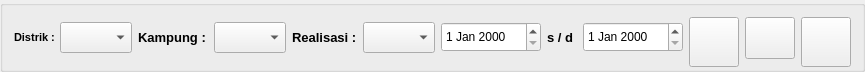
        <widget class="QGroupBox" name="groupBox">
         <property name="minimumSize">
          <size>
           <width>829</width>
           <height>72</height>
          </size>
         </property>
         <property name="maximumSize">
          <size>
           <width>1521</width>
           <height>51</height>
          </size>
         </property>
         <property name="title">
          <string/>
         </property>
         <layout class="QHBoxLayout" name="horizontalLayout">
          <item>
           <widget class="QLabel" name="label">
            <property name="minimumSize">
             <size>
              <width>40</width>
              <height>31</height>
             </size>
            </property>
            <property name="maximumSize">
             <size>
              <width>40</width>
              <height>31</height>
             </size>
            </property>
            <property name="font">
             <font>
              <pointsize>8</pointsize>
              <weight>75</weight>
              <bold>true</bold>
             </font>
            </property>
            <property name="text">
             <string>Distrik :</string>
            </property>
           </widget>
          </item>
          <item>
           <widget class="QComboBox" name="comboBox">
            <property name="minimumSize">
             <size>
              <width>0</width>
              <height>31</height>
             </size>
            </property>
           </widget>
          </item>
          <item>
           <widget class="QLabel" name="label_namaKampung">
            <property name="minimumSize">
             <size>
              <width>70</width>
              <height>0</height>
             </size>
            </property>
            <property name="maximumSize">
             <size>
              <width>70</width>
              <height>31</height>
             </size>
            </property>
            <property name="font">
             <font>
              <pointsize>10</pointsize>
              <weight>75</weight>
              <bold>true</bold>
             </font>
            </property>
            <property name="text">
             <string>Kampung :</string>
            </property>
           </widget>
          </item>
          <item>
           <widget class="QComboBox" name="comboBox_nmKampung">
            <property name="minimumSize">
             <size>
              <width>0</width>
              <height>31</height>
             </size>
            </property>
           </widget>
          </item>
          <item>
           <widget class="QLabel" name="label_realisasi">
            <property name="minimumSize">
             <size>
              <width>10</width>
              <height>0</height>
             </size>
            </property>
            <property name="maximumSize">
             <size>
              <width>71</width>
              <height>31</height>
             </size>
            </property>
            <property name="font">
             <font>
              <pointsize>10</pointsize>
              <weight>75</weight>
              <bold>true</bold>
             </font>
            </property>
            <property name="text">
             <string>Realisasi :</string>
            </property>
           </widget>
          </item>
          <item>
           <widget class="QComboBox" name="comboBox_realisasi">
            <property name="minimumSize">
             <size>
              <width>0</width>
              <height>31</height>
             </size>
            </property>
           </widget>
          </item>
          <item>
           <widget class="QDateEdit" name="dateEdit">
            <property name="minimumSize">
             <size>
              <width>100</width>
              <height>30</height>
             </size>
            </property>
            <property name="maximumSize">
             <size>
              <width>120</width>
              <height>16777215</height>
             </size>
            </property>
           </widget>
          </item>
          <item>
           <widget class="QLabel" name="label_s_d">
            <property name="minimumSize">
             <size>
              <width>30</width>
              <height>0</height>
             </size>
            </property>
            <property name="maximumSize">
             <size>
              <width>30</width>
              <height>31</height>
             </size>
            </property>
            <property name="font">
             <font>
              <pointsize>10</pointsize>
              <weight>75</weight>
              <bold>true</bold>
             </font>
            </property>
            <property name="text">
             <string>s / d</string>
            </property>
           </widget>
          </item>
          <item>
           <widget class="QDateEdit" name="dateEdit_2">
            <property name="minimumSize">
             <size>
              <width>100</width>
              <height>30</height>
             </size>
            </property>
            <property name="maximumSize">
             <size>
              <width>120</width>
              <height>16777215</height>
             </size>
            </property>
           </widget>
          </item>
          <item>
           <widget class="QToolButton" name="toolButton_refResh">
            <property name="sizePolicy">
             <sizepolicy hsizetype="Fixed" vsizetype="Fixed">
              <horstretch>40</horstretch>
              <verstretch>40</verstretch>
             </sizepolicy>
            </property>
            <property name="minimumSize">
             <size>
              <width>50</width>
              <height>50</height>
             </size>
            </property>
            <property name="maximumSize">
             <size>
              <width>50</width>
              <height>50</height>
             </size>
            </property>
            <property name="toolTip">
             <string>&lt;html&gt;&lt;head/&gt;&lt;body&gt;&lt;p&gt;Refresh, atau Muat Data&lt;/p&gt;&lt;/body&gt;&lt;/html&gt;</string>
            </property>
            <property name="styleSheet">
             <string notr="true">
background-image: url(:/gbr/html/gbr/icons8-refresh-50.png); 
background-repeat: no-repeat; 
position: fixed; 
width: 40%; 
height:50%; 
bacground-size: 70%</string>
            </property>
            <property name="text">
             <string/>
            </property>
           </widget>
          </item>
          <item>
           <widget class="QToolButton" name="toolButton_logOut">
            <property name="sizePolicy">
             <sizepolicy hsizetype="Fixed" vsizetype="Fixed">
              <horstretch>40</horstretch>
              <verstretch>40</verstretch>
             </sizepolicy>
            </property>
            <property name="minimumSize">
             <size>
              <width>50</width>
              <height>42</height>
             </size>
            </property>
            <property name="maximumSize">
             <size>
              <width>50</width>
              <height>50</height>
             </size>
            </property>
            <property name="toolTip">
             <string>&lt;html&gt;&lt;head/&gt;&lt;body&gt;&lt;p&gt;Logout&lt;/p&gt;&lt;/body&gt;&lt;/html&gt;</string>
            </property>
            <property name="styleSheet">
             <string notr="true">/*border-image: url(:/gbr/html/gbr/icons8-unavailable-50.png);*/

/*
position: fixed; 
width: 40%; 
height:50%; 
bacground-size: 70% */

background-image: url(:/gbr/html/gbr/icons8-unavailable-50.png); 
background-size: 120px;
min-height: 40%;
min-widht: 54px;
width: 40%;
height: fixed;
top: 0;
left : 0;
background-repeat: no-repeat; </string>
            </property>
            <property name="text">
             <string/>
            </property>
           </widget>
          </item>
          <item>
           <widget class="QToolButton" name="toolButton_pdf_main">
            <property name="sizePolicy">
             <sizepolicy hsizetype="Fixed" vsizetype="Fixed">
              <horstretch>40</horstretch>
              <verstretch>40</verstretch>
             </sizepolicy>
            </property>
            <property name="minimumSize">
             <size>
              <width>50</width>
              <height>50</height>
             </size>
            </property>
            <property name="maximumSize">
             <size>
              <width>50</width>
              <height>50</height>
             </size>
            </property>
            <property name="toolTip">
             <string>&lt;html&gt;&lt;head/&gt;&lt;body&gt;&lt;p&gt;Cetak Surat Pengantar Pencairan&lt;/p&gt;&lt;/body&gt;&lt;/html&gt;</string>
            </property>
            <property name="styleSheet">
             <string notr="true">
/*border-image: url(:/gbr/html/gbr/icons8-unavailable-50.png);*/
background-image: url(:/gbr/html/gbr/icons8-export-pdf-50.png); 
background-repeat: no-repeat; 
position: fixed; 
width: 40%; 
height:50%; 
bacground-size: 70%</string>
            </property>
            <property name="text">
             <string/>
            </property>
           </widget>
          </item>
         </layout>
        </widget>
